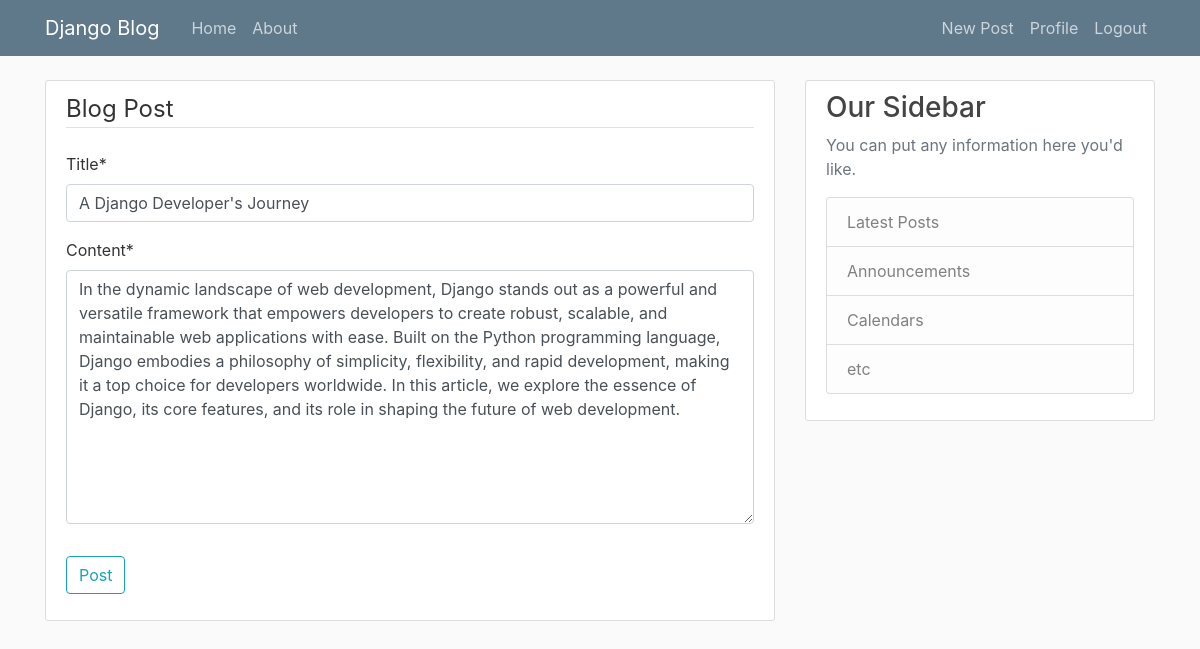
Screenshot of /post/3/update/ (signed in) with the database file from the repository.
### Blogapp/models.py (models this page shows, shortened)
class Post(models.Model):
    title = models.CharField(max_length=100)
    content  = models.TextField()
    date_posted = models.DateTimeField(default = timezone.now)
    author = models.ForeignKey(User, on_delete=models.CASCADE)

### Blogapp/views.py (the view, shortened to what this page needs)
# urls.py: path('post/<int:pk>/update/',PostUpdateView.as_view(), name= 'post-update'),
class PostUpdateView(LoginRequiredMixin,UserPassesTestMixin, UpdateView):
    model = Post
    fields = ['title', 'content']
    def test_func(self):
        post = self.get_object()
        if self.request.user == post.author:   #avoid one user from updating someone elses post
            return True
        return False

### Blogapp/templates/Blogapp/post_form.html (shortened to what this page needs)
{% extends 'Blogapp/base.html' %}
{% load crispy_forms_tags %}
{% block content %}
    <div class="content-section">
        <form method="POST">
            <fieldset class="form-group">
                <legend class= "border-bottom mb-4" >Blog Post</legend>
                {{ form|crispy }}
            </fieldset>
            <div class="form-group">
                <button class= "btn btn-outline-info" type="submit" >Post</button>
            </div>
        </form>
    </div>
{% endblock content %}

### Blogapp/static/Blogapp/main.css (style rules this page uses)
body { background: #fafafa; color: #333333; margin-top: 5rem; }
.content-section { background: #ffffff; padding: 10px 20px; border: 1px solid #dddddd; border-radius: 3px; margin-bottom: 20px; }

### rows the page displays
Post: title "A Django Developer's Journey", content "In the dynamic landscape of web development, Django stands out as a powerful and versatile framework that empowers developers to create robust, scalable, and maintainable web applications with ease. Built on the Python programming language, Django embodies a philosophy of simplicity, flexibility, and rapid development, making it a top choice for developers worldwide. In this article, we explore the essence of Django, its core features, and its role in shaping the future of web development."
